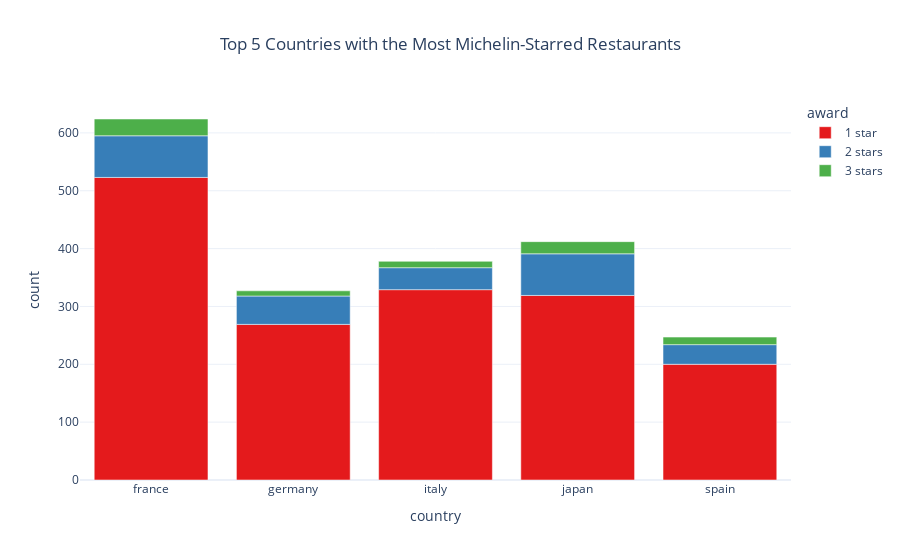

Here is the notebook cell this chart was saved with:
### Code cell
# Group by country and award, and count the number of restaurants
df_grouped = df_stars.groupby(['country', 'award']).size().reset_index(name='count')

# Sort the countries by the total number of Michelin-starred restaurants and get the top 5
top_countries = df_grouped.groupby('country')['count'].sum().sort_values(ascending=False).head(5).index

# Filter the grouped DataFrame to include only the top 10 countries
df_top5 = df_grouped[df_grouped['country'].isin(top_countries)]

# Create a bar chart using a predefined color sequence for the top 10 countries
fig_top5 = px.bar(df_top5, 
                   x='country', 
                   y='count', 
                   color='award', 
                   color_discrete_sequence=px.colors.qualitative.Set1,
                   title='Top 5 Countries with the Most Michelin-Starred Restaurants',
                   template='plotly_white')

# Center the title
fig_top5.update_layout(title_x=0.5)

# Show the plot
fig_top5.show()

### Figure 1 — Plotly figure (JSON) as saved in the notebook; plotly's stock layout.template omitted (floating-point values rounded to 4 significant figures)
{"data": [{"alignmentgroup": "True", "hovertemplate": "award=1 star<br>country=%{x}<br>count=%{y}<extra></extra>", "legendgroup": "1 star", "marker": {"color": "rgb(228,26,28)", "pattern": {"shape": ""}}, "name": "1 star", "offsetgroup": "1 star", "orientation": "v", "showlegend": true, "textposition": "auto", "type": "bar", "x": ["france", "germany", "italy", "japan", "spain"], "xaxis": "x", "y": [523, 269, 329, 319, 200], "yaxis": "y"}, {"alignmentgroup": "True", "hovertemplate": "award=2 stars<br>country=%{x}<br>count=%{y}<extra></extra>", "legendgroup": "2 stars", "marker": {"color": "rgb(55,126,184)", "pattern": {"shape": ""}}, "name": "2 stars", "offsetgroup": "2 stars", "orientation": "v", "showlegend": true, "textposition": "auto", "type": "bar", "x": ["france", "germany", "italy", "japan", "spain"], "xaxis": "x", "y": [72, 49, 38, 72, 34], "yaxis": "y"}, {"alignmentgroup": "True", "hovertemplate": "award=3 stars<br>country=%{x}<br>count=%{y}<extra></extra>", "legendgroup": "3 stars", "marker": {"color": "rgb(77,175,74)", "pattern": {"shape": ""}}, "name": "3 stars", "offsetgroup": "3 stars", "orientation": "v", "showlegend": true, "textposition": "auto", "type": "bar", "x": ["france", "germany", "italy", "japan", "spain"], "xaxis": "x", "y": [29, 9, 11, 21, 13], "yaxis": "y"}], "layout": {"barmode": "relative", "legend": {"title": {"text": "award"}, "tracegroupgap": 0}, "title": {"text": "Top 5 Countries with the Most Michelin-Starred Restaurants", "x": 0.5}, "xaxis": {"anchor": "y", "domain": [0, 1], "title": {"text": "country"}}, "yaxis": {"anchor": "x", "domain": [0, 1], "title": {"text": "count"}}}}
